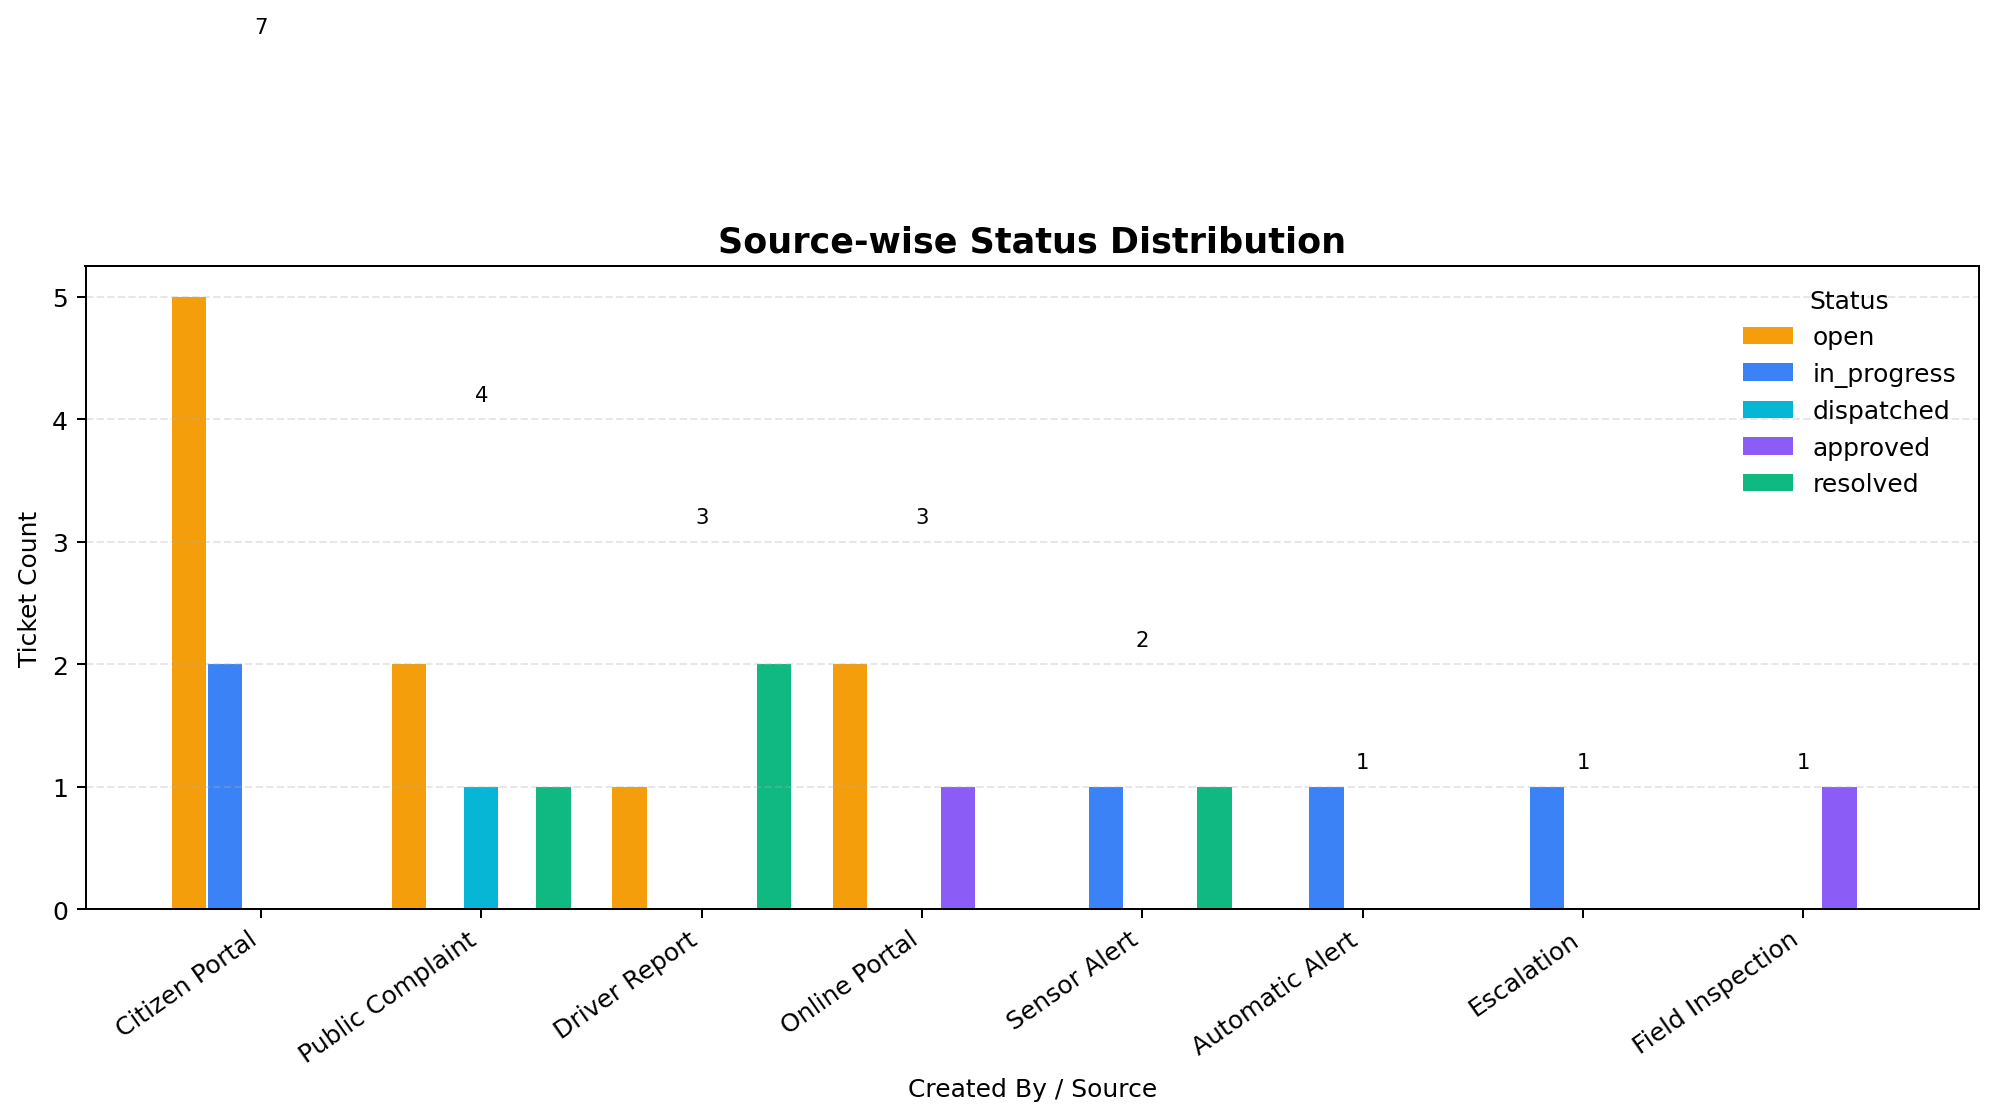

Recreate this plot in Python.
#!/usr/bin/env python3
"""Plot grouped bars for ticket source against status distribution."""

from __future__ import annotations

import argparse
from collections import Counter, defaultdict
from pathlib import Path

from graph_common import (
    configure_matplotlib,
    default_output_path,
    find_default_seed_file,
    infer_show_graph,
    parse_csv_list,
    parse_seed_tickets,
)

STATUS_ORDER = ["open", "in_progress", "dispatched", "approved", "resolved", "unknown"]
STATUS_COLORS = {
    "open": "#f59e0b",
    "in_progress": "#3b82f6",
    "dispatched": "#06b6d4",
    "approved": "#8b5cf6",
    "resolved": "#10b981",
    "unknown": "#9ca3af",
}


def source_label(source: str | None) -> str:
    """Normalize source labels for plotting."""
    if not source:
        return "Unknown Source"
    return source.strip() or "Unknown Source"


def build_counts(tickets, dept_filter: set[str], status_filter: set[str]) -> dict[str, Counter[str]]:
    """Build status counts grouped by source."""
    counts: dict[str, Counter[str]] = defaultdict(Counter)
    for ticket in tickets:
        if dept_filter and ticket.department not in dept_filter:
            continue
        if status_filter and ticket.status not in status_filter:
            continue
        counts[source_label(ticket.created_by)][ticket.status] += 1
    return counts


def choose_statuses(counts: dict[str, Counter[str]], requested: list[str]) -> list[str]:
    """Pick statuses to render in deterministic order."""
    found = {status for counter in counts.values() for status in counter.keys()}

    if requested:
        requested_set = {item.lower() for item in requested}
        statuses = [status for status in STATUS_ORDER if status in requested_set and status in found]
        statuses.extend(sorted(found - set(statuses), key=lambda x: x not in requested_set))
        return statuses

    statuses = [status for status in STATUS_ORDER if status in found]
    statuses.extend(sorted(found - set(statuses)))
    return statuses


def plot_graph(args) -> None:
    """Render and save grouped source/status bars."""
    requested_show = infer_show_graph(args.show, args.no_show)
    plt, can_show = configure_matplotlib(interactive=requested_show)

    if requested_show and not can_show:
        print("Warning: interactive backend unavailable. Saving image without opening a window.")

    tickets = parse_seed_tickets(args.seed_file)
    dept_filter = {item.lower() for item in parse_csv_list(args.departments)}
    status_filter = {item.lower() for item in parse_csv_list(args.statuses)}

    counts = build_counts(tickets, dept_filter, status_filter)
    if not counts:
        raise SystemExit("No matching tickets found for the selected filters.")

    sources = [source for source, _ in sorted(counts.items(), key=lambda x: (-sum(x[1].values()), x[0]))]
    if args.top_sources > 0:
        sources = sources[: args.top_sources]

    statuses = choose_statuses({source: counts[source] for source in sources}, parse_csv_list(args.statuses))
    if not statuses:
        raise SystemExit("No statuses found for the selected filters.")

    base_x = list(range(len(sources)))
    n_status = len(statuses)
    group_width = 0.82
    bar_width = group_width / n_status

    fig_w = max(10.5, len(sources) * 1.4)
    fig, ax = plt.subplots(figsize=(fig_w, 7.0))

    for idx, status in enumerate(statuses):
        offset = (idx - (n_status - 1) / 2) * bar_width
        positions = [x + offset for x in base_x]
        values = [counts[source].get(status, 0) for source in sources]
        ax.bar(
            positions,
            values,
            width=bar_width * 0.95,
            color=STATUS_COLORS.get(status, "#9ca3af"),
            label=status,
        )

    ax.set_xticks(base_x)
    ax.set_xticklabels(sources, rotation=35, ha="right")
    ax.set_ylabel("Ticket Count")
    ax.set_xlabel("Created By / Source")
    ax.set_title("Source-wise Status Distribution", fontsize=14, fontweight="bold")
    ax.grid(axis="y", linestyle="--", alpha=0.3)
    ax.legend(title="Status", frameon=False)

    totals = [sum(counts[source].values()) for source in sources]
    for x, total in zip(base_x, totals):
        ax.text(x, total + 0.12, str(total), ha="center", va="bottom", fontsize=8.5)

    fig.tight_layout()
    args.output.parent.mkdir(parents=True, exist_ok=True)
    fig.savefig(args.output, dpi=180, bbox_inches="tight")
    print(f"Graph saved to: {args.output}")

    if can_show:
        plt.show()
    else:
        plt.close(fig)


def build_parser() -> argparse.ArgumentParser:
    """Create CLI parser."""
    default_seed = find_default_seed_file(Path(__file__))
    parser = argparse.ArgumentParser(description="Grouped source vs status ticket graph.")
    parser.add_argument("--seed-file", type=Path, default=default_seed, help=f"Path to seed file (default: {default_seed})")
    parser.add_argument("--output", type=Path, default=default_output_path(Path(__file__)), help="Output png path")
    parser.add_argument("--departments", type=str, default="", help="Comma-separated department codes filter")
    parser.add_argument("--statuses", type=str, default="", help="Comma-separated status filter")
    parser.add_argument("--top-sources", type=int, default=8, help="Top N sources by volume (0 = all)")
    parser.add_argument("--show", action="store_true", help="Force interactive display")
    parser.add_argument("--no-show", action="store_true", help="Save only; disable display")
    return parser


def main() -> None:
    """CLI entrypoint."""
    args = build_parser().parse_args()
    plot_graph(args)


if __name__ == "__main__":
    main()
